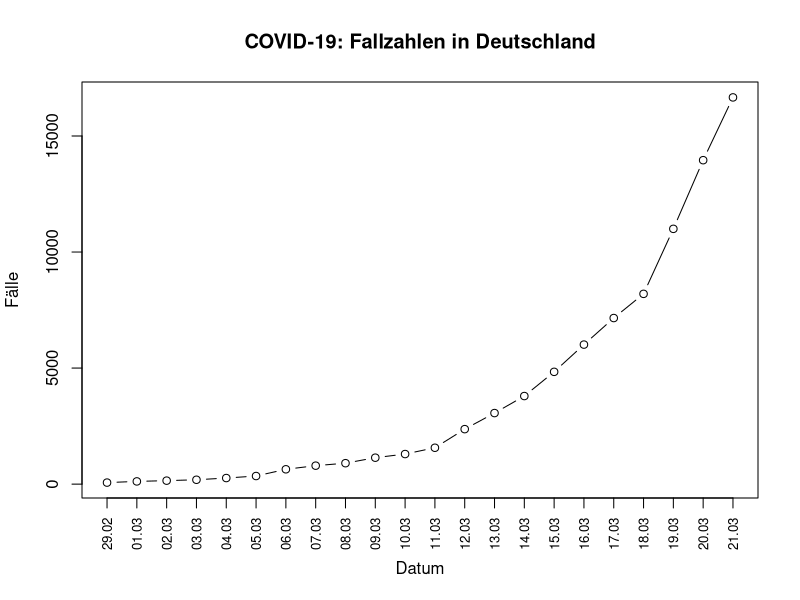
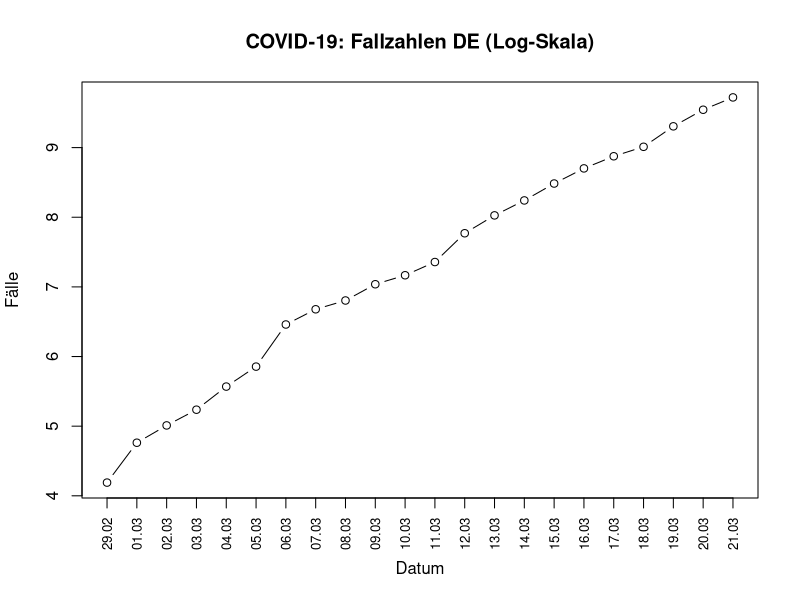
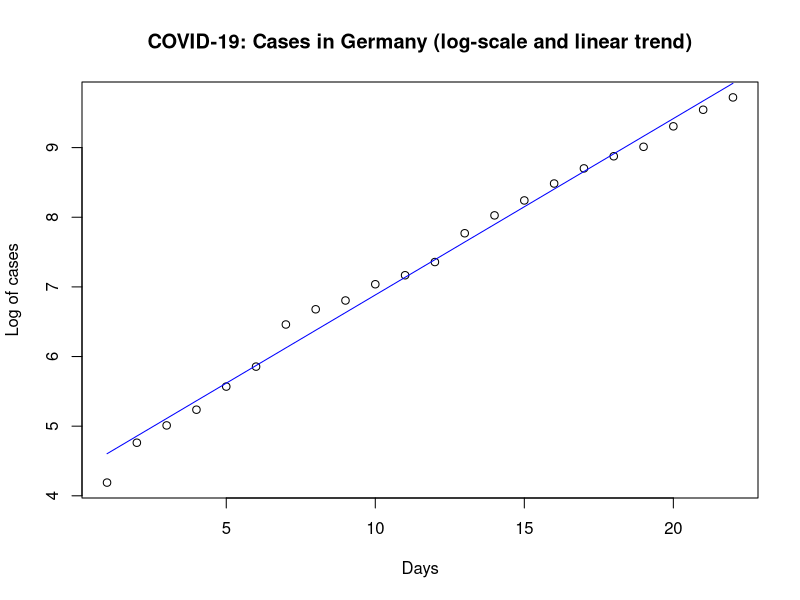
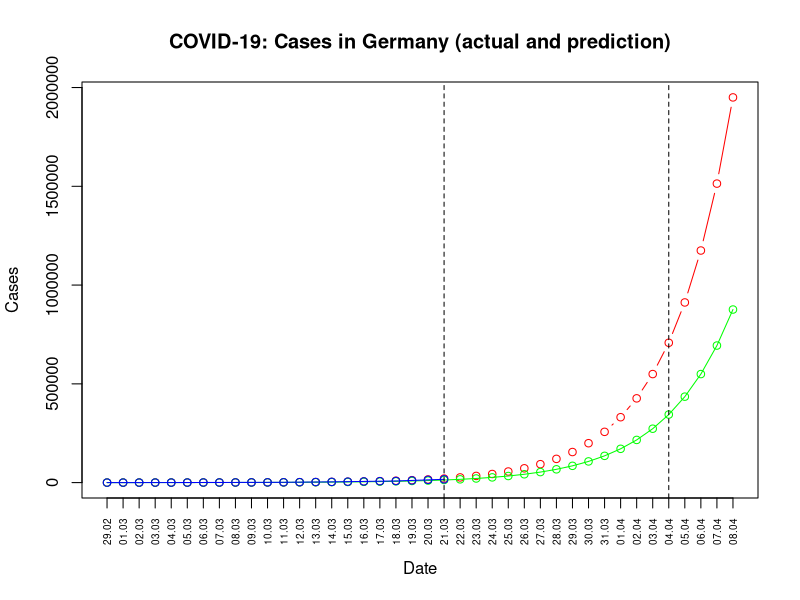

Reproduce these figures in R, in order.

# COVID-19 cases Germany (Source: RKI / https://www.rki.de/DE/Content/InfAZ/N/Neuartiges_Coronavirus/Fallzahlen.html)

time = c("29-02-2020","01-03-2020","02-03-2020","03-03-2020","04-03-2020","05-03-2020","06-03-2020","07-03-2020","08-03-2020",
         "09-03-2020","10-03-2020","11-03-2020","12-03-2020","13-03-2020","14-03-2020","15-03-2020","16-03-2020","17-03-2020","18-03-2020",
         "19-03-2020","20-03-2020","21-03-2020")
ntime = seq(1:length(time))
cases=c(66,117,150,188,262,349,639,795,902,1139,1296,1567,2369,3062,3795,4838,6012,7156,8198,10999,13957,16662)

df=data.frame(time,cases,ntime)
df$time<- as.Date(df$time, "%d-%m-%Y")

# Plot absolute cases
plot(cases ~ time, df, xaxt = "n", type="b", main="COVID-19: Fallzahlen in Deutschland",xlab="Datum", ylab="Fälle")
axis(1, df$time, format(df$time, "%d.%m"), cex.axis = .8,las = 2)

# Plot on log scale
plot(log(cases) ~ time, df, xaxt = "n", type="b", main="COVID-19: Fallzahlen DE (Log-Skala)",xlab="Datum", ylab="Fälle")
axis(1, df$time, format(df$time, "%d.%m"), cex.axis = .8,las = 2)

# Linear regression to find average growth rate
reg = lm(log(cases)~ntime, data=df)
summary(reg)

# Growth rate
exp(reg$coefficients[2])-1

# Compare actual values and prediction
pred = predict(reg, newdata=df)
res = data.frame(pred, log(cases), ntime, cases, round(exp(pred)))
colnames(res)<-c("pred", "logcases", "ntime", "cases", "exp_pred")

# Plot actual values and prediction
plot(res$ntime,res$logcases, xlab = "Days", ylab="Log of cases", main="COVID-19: Cases in Germany (log-scale and linear trend)")
lines(res$ntime,res$pred,col="blue")

# Predict cases over longer period assuming growth rates
mydays = seq(1:40)
mydates = seq(as.Date("29-02-2020","%d-%m-%Y"), by = "day", length.out = length(mydays))
ltp = data.frame(mydays,mydates)
ltp$mycases1 = round(exp(reg$coefficients[1]+ltp$mydays*reg$coefficients[2]))
ltp$mycases2 = round(exp(reg$coefficients[1]+ltp$mydays*(reg$coefficients[2]-0.02) ))
ltp

# Plot prediction with different growth rates
plot(mycases1 ~ mydates, ltp, xaxt = "n", type="b", main="COVID-19: Cases in Germany (actual and prediction)",xlab="Date", ylab="Cases", col = "red")
lines(mycases2 ~ mydates, ltp, type="o", col="green")
lines(cases ~ time, df, type = "o", col = "blue")
axis(1, ltp$mydates, format(ltp$mydates, "%d.%m"), cex.axis = .6,las = 2)
abline(v=as.Date("21-03-2020","%d-%m-%Y"), col=c("black"),lty=2)
abline(v=as.Date("04-04-2020","%d-%m-%Y"), col=c("black"),lty=2)
